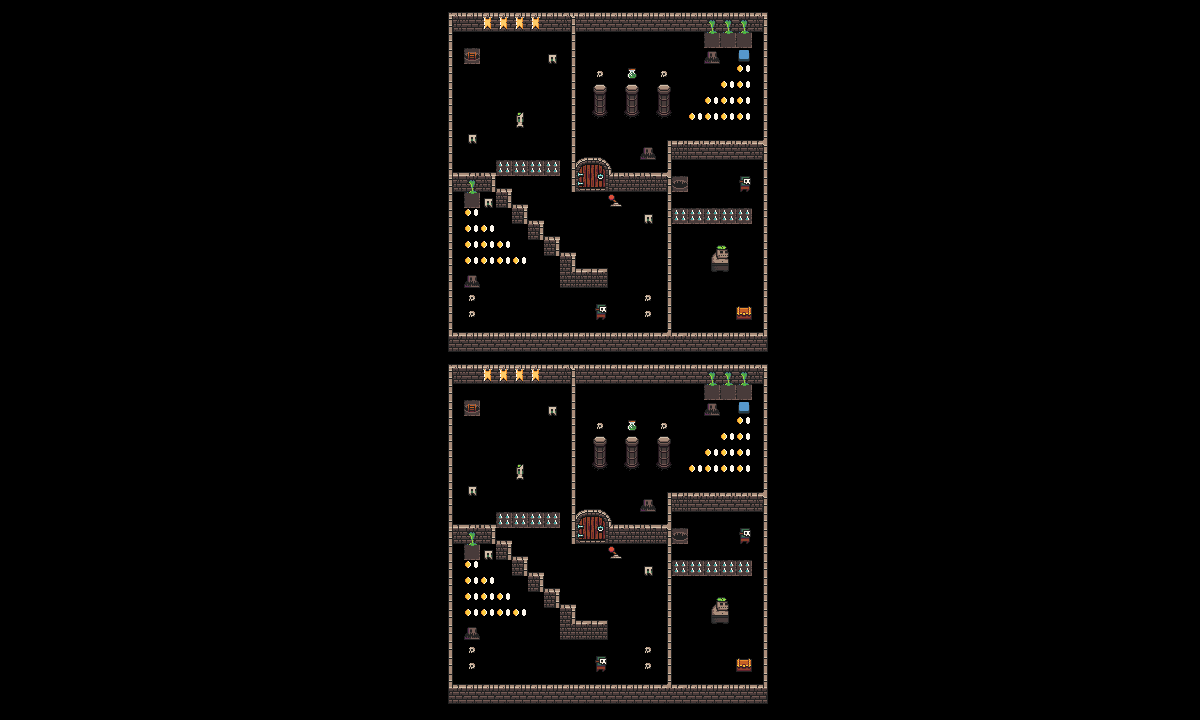

Tiled map render using the project's own tile images. Description and the map definition, with tile-layer contents summarised, below:
An orthogonal 75x45 tile map with 16x16 px tiles, 1 tile layer (Objects), 1 hidden layer not drawn.

<map version="1.10" tiledversion="1.10.0" orientation="orthogonal" renderorder="right-down" width="75" height="45" tilewidth="16" tileheight="16" infinite="0" nextlayerid="3" nextobjectid="1">
 <tileset firstgid="1" name="0x72_DungeonTilesetII_v1.4" tilewidth="16" tileheight="16" tilecount="1024" columns="32">
  <image source="../Assets/Dungeon/0x72_DungeonTilesetII_v1.4/0x72_DungeonTilesetII_v1.4.png" trans="000000" width="512" height="512" />
 </tileset>
 <layer id="1" name="Floor" width="75" height="45" visible="0">
  <data>[3375 cells, 800 non-empty, 1 distinct tile ids]</data>
 </layer>
 <layer id="2" name="Objects" width="75" height="45">
  <data>[3375 cells, 498 non-empty, 51 distinct tile ids]</data>
 </layer>
</map>
